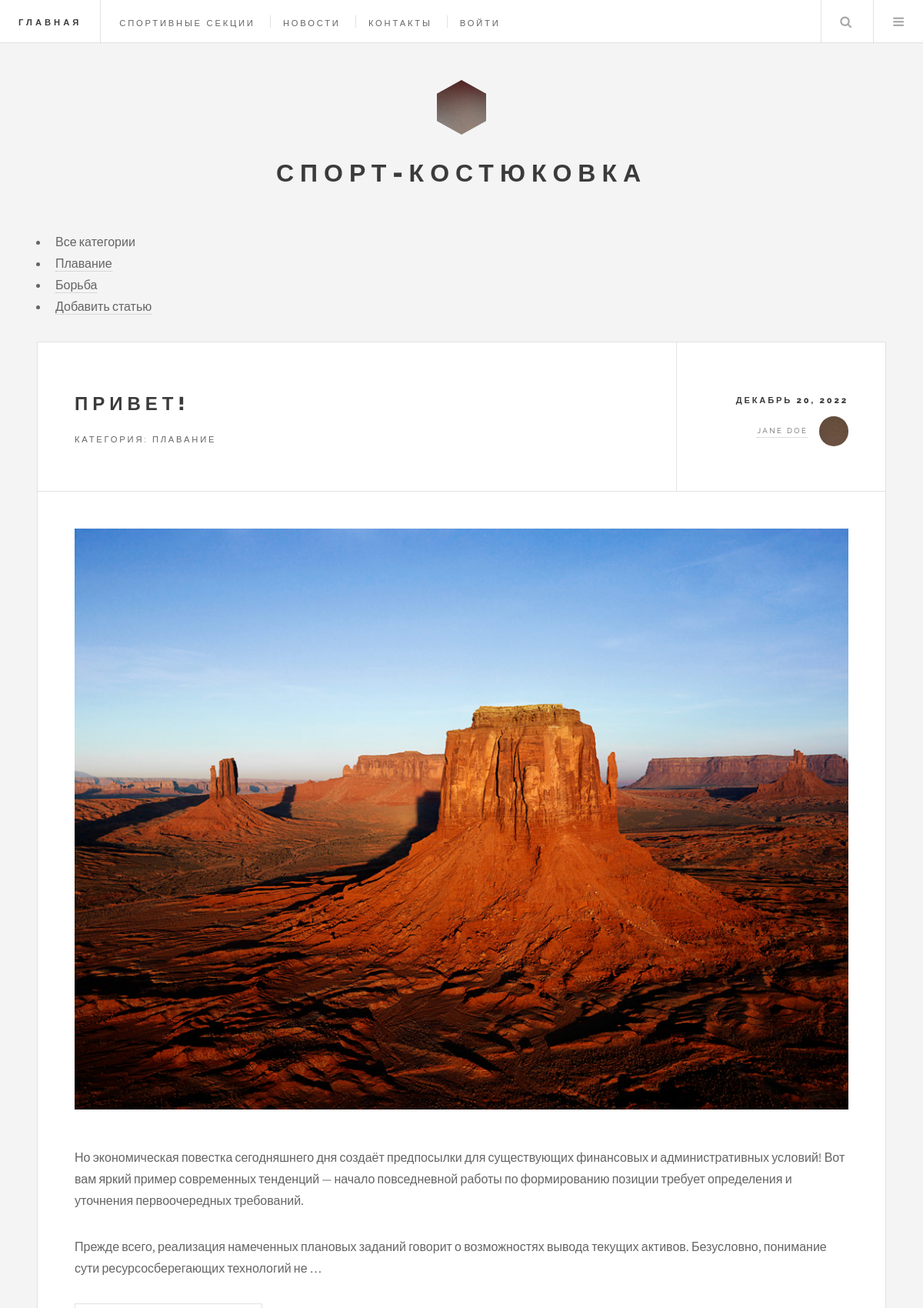
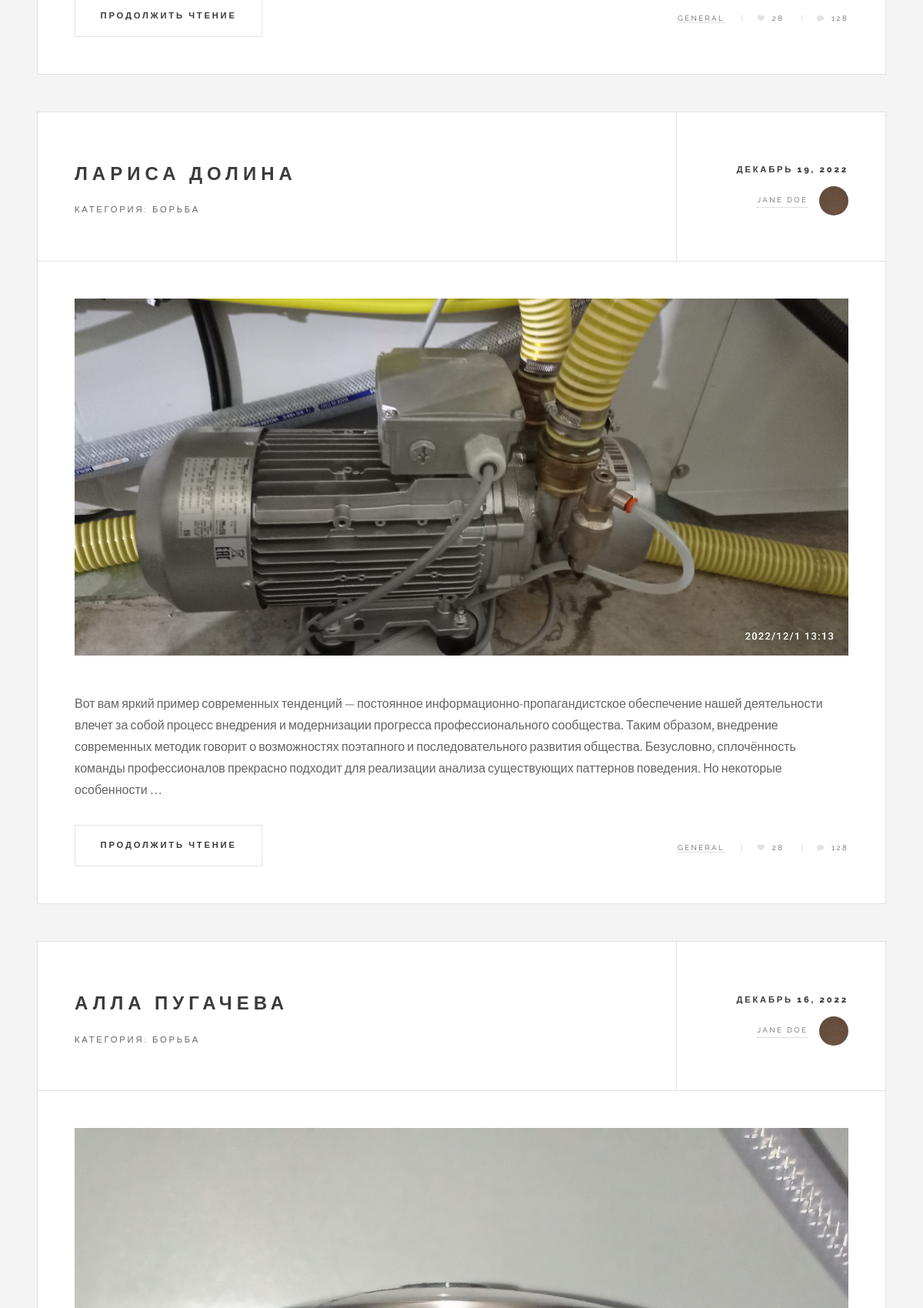
Page /news/ (upper part) on the committed database (2 pictures, top to bottom).
### sport_kostukovka/models.py (models this page shows, shortened)
class Category(models.Model):
    name = models.CharField(max_length=100, db_index=True, verbose_name="Спортивные секции")
    slug = models.SlugField(max_length=255, unique=True, db_index=True, verbose_name="URL")
    def get_absolute_url(self):
        return reverse('category', kwargs={'cat_slug': self.slug})
    class Meta:
        verbose_name_plural = 'Спортивные секции'
        ordering = ['id']

class News(models.Model):
    title = models.CharField(max_length=255, verbose_name="Заголовок")
    slug = models.SlugField(max_length=255, unique=True, db_index=True, verbose_name="URL")
    content = models.TextField(blank=True, verbose_name="Статья")
    photo = models.ImageField(upload_to="photos/%Y/%m/%d/", verbose_name="Фото")
    time_create = models.DateTimeField(auto_now_add=True, verbose_name="Дата создания")
    time_update = models.DateTimeField(auto_now=True, verbose_name="Дата инзменения")
    is_published = models.BooleanField(default=True, verbose_name="Публикация")
    cat = models.ForeignKey('Category', on_delete=models.PROTECT, verbose_name="Категория")
    def get_absolute_url(self):
        return reverse('post', kwargs={'post_slug': self.slug})
    class Meta:
        verbose_name_plural = 'Спортивные события'
        ordering = ['-time_create', 'title']

### sport_kostukovka/views.py (the view)
# urls.py: path('news/', SportKostukovkaNews.as_view(), name='news'),
class SportKostukovkaNews(ListView):
    model = News
    template_name = 'sport_kostukovka/news.html'
    context_object_name = 'posts'
    def get_context_data(self, *, object_list=None, **kwargs):
        context = super().get_context_data(**kwargs)
        context['menu'] = menu
        context['title'] = 'Спортивные события'
        context['cat_selected'] = 0
        return context
    def get_queryset(self):
        return News.objects.filter(is_published=True)

### sport_kostukovka/templatetags/sport_kostukovka_tags.py (called while the page is built)
@register.inclusion_tag('sport_kostukovka/list_categories.html')
def show_categories(sort=None, cat_selected=0):
    if not sort:
        cats = Category.objects.all()
    else:
        cats = Category.objects.order_by(sort)
    return {"cats": cats, "cat_selected": cat_selected}

### sport_kostukovka/templates/sport_kostukovka/news.html (shortened to what this page needs)
{% extends 'sport_kostukovka/base.html' %}
{% load static %}
{% load sport_kostukovka_tags %}
{% block content %}
  <ul>
    {% if cat_selected == 0 %}
      <li class="selected">Все категории</li>
    {% else %}
      <li><a href="{% url 'news' %}">Все категории</a></li>
    {% endif %}
    {% show_categories cat_selected=cat_selected %}
    <li><a href="{% url 'add_page' %}">Добавить статью</a>
  </ul>
  {% for n in posts %}
    <article class="post">
      <header>
        <div class="title">
          <h2><a href="{{n.get_absolute_url}}">{{n.title}}</a></h2>
          <p>Категория: {{n.cat.name}}</p>
        </div>
        <div class="meta">
          <time class="published" datetime="{{n.time_update|date:'F d, Y'}}">{{n.time_update|date:"F d, Y"}}</time>
          <a href="#" class="author"><span class="name">Jane Doe</span><img src="{% static 'sport_kostukovka/images/avatar.jpg' %}" alt="" /></a>
        </div>
      </header>
      {% if n.photo %}
        <a href="{{n.get_absolute_url}}" class="image featured"><img src="{{n.photo.url}}" alt="" /></a>
      {% endif %}
      {% autoescape on %}
        <p>{{n.content|linebreaks|truncatewords:50}}</p>
      {% endautoescape %}
      <footer>
        <ul class="actions">
          <li><a href="{{n.get_absolute_url}}" class="button big">Продолжить чтение</a></li>
        </ul>
        <ul class="stats">
          <li><a href="#">General</a></li>
          <li><a href="#" class="icon fa-heart">28</a></li>
          <li><a href="#" class="icon fa-comment">128</a></li>
        </ul>
      </footer>
    </article>
  {% endfor %}
{% endblock %}

### sport_kostukovka/templates/sport_kostukovka/list_categories.html
{% for c in cats %}
  {% if c.pk == cat_selected %}
    <li class="selected">{{c.name}}</li>
  {% else %}
    <li><a href="{{c.get_absolute_url}}">{{c.name}}</a></li>
  {% endif %}
{% endfor %}

### rows in the picture
Category: name "Плавание"
Category: name "Борьба"
News: title "ПРИВЕТ!", cat.name "ПЛАВАНИЕ", time_update "ДЕКАБРЬ 20, 2022", photo (picture), content "Но экономическая повестка сегодняшнего дня создаёт предпосылки для существующих финансовых и административных условий! Вот вам яркий пример современных тенденций — начало повседневной работы по формированию позиции требует определения и уточнения первоочередных требований. Прежде всего, реализация намеченных плановых заданий говорит о возможностях вывода текущих активов. Безусловно, понимание сути ресурсосберегающих технологий не …"
News: title "ЛАРИСА ДОЛИНА", cat.name "БОРЬБА", time_update "ДЕКАБРЬ 19, 2022", photo (picture), content "Вот вам яркий пример современных тенденций — постоянное информационно-пропагандистское обеспечение нашей деятельности влечет за собой процесс внедрения и модернизации прогресса профессионального сообщества. Таким образом, внедрение современных методик говорит о возможностях поэтапного и последовательного развития общества. Безусловно, сплочённость команды профессионалов прекрасно подходит для реализации анализа существующих паттернов поведения. Но некоторые особенности …"
News: title "АЛЛА ПУГАЧЕВА", cat.name "БОРЬБА", time_update "ДЕКАБРЬ 16, 2022", photo (picture)

### other values in the picture
{{ m.title }} "СПОРТИВНЫЕ СЕКЦИИ" "НОВОСТИ" "КОНТАКТЫ"
{{ m.title }} "ВОЙТИ"
